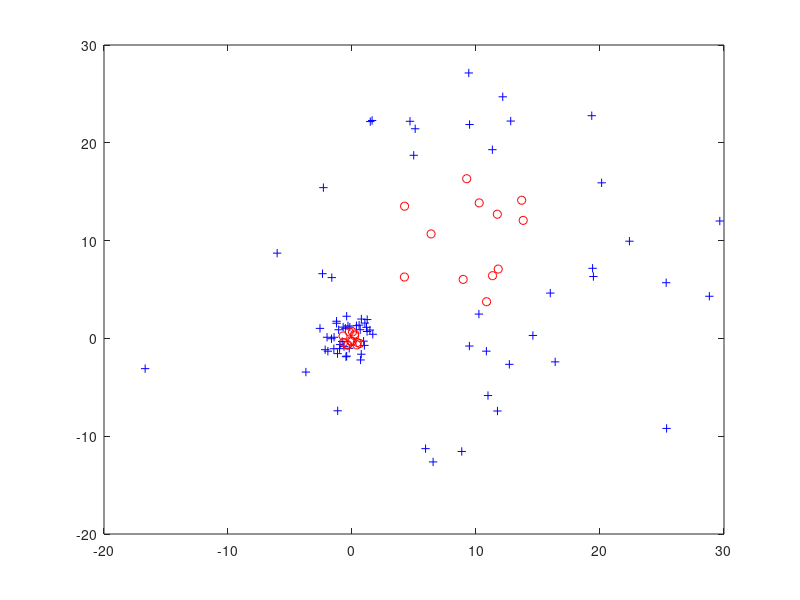

This figure's MATLAB source: (Note: this script raises an error after producing the figure.)
function [D,t]=test_combination()

  % Construct a toy problem where the scale of the data is not the same
  % at different location in space. Ideally, one should combine two RBF kernels with
  % different bandwidths
  n = 50;
	C=10;
  X1 = randn(n,2);
  Y1 = sign(sum(X1.^2,2)-0.7);
  X2 = 10*randn(n,2) + repmat([10 10],n,1);;
  Y2 = sign(sum((X2-10).^2,2)-50);
  X = [X1; X2]; Y = [Y1; Y2];
  
  plot(X(Y== 1,1),X(Y== 1,2),'b+'); hold on;  
  plot(X(Y==-1,1),X(Y==-1,2),'ro'); hold off; pause(1); drawnow;

  % The base kernels are RBF kernels with various bandwidths.
  sig = 2.^[-2:4];
  for i=1:length(sig)
    K(:,:,i) = compute_kernel(X,X,sig(i));
  end;
  % And one of them is a ridge (to penalize the training errors).
  K(:,:,end+1) = eye(2*n); 
  
  % Normalize the kernels (centering in feature space and variance 1)
  %K = normalize_kernel(K);
  
	%Compute the linear combination
  [D,t,iteration,p_obj,d_obj,dgap] = kernel_combination(K,Y,C);

  % Plot the result
  figure;
  bar([1:length(sig) length(sig)+2],D);
  lab = num2str(sig');
  lab(end+1,1:5)='ridge';
  set(gca,'XTickLabel',lab);
  xlabel('Bandwidth');
  ylabel('Weight');
  
  fprintf(['The convex combination puts more weight on small and large ' ...
           'bandwidths, according to the structure of the problem.\n']);
  
function K = normalize_kernel(K)
 % Normalize the kernels (centering in feature space and variance 1)
   n = size(K,1);
  for i=1:size(K,3)
    K1 = K(:,:,i);
    S = mean(K1,2);
    K1 = K1 -  S*ones(1,n) - ones(n,1)*S' + mean(S);
    K1 = K1 / mean(diag(K1));
    K(:,:,i) = K1;
  end;
    
  
function K = compute_kernel(X,Y,sig)
  % Compute the RBF kernel matrix
  if length(sig)==1
    X = X / sig;
    Y = Y / sig;
  else
    X = X ./ repmat(sig',size(X,1),1);
    Y = Y ./ repmat(sig',size(Y,1),1);
  end;

  normX = sum(X.^2,2);
  normY = sum(Y.^2,2);

  K = exp(-0.5*(repmat(normX ,1,size(Y,1)) + ...
                repmat(normY',size(X,1),1) - 2*X*Y'));
  
